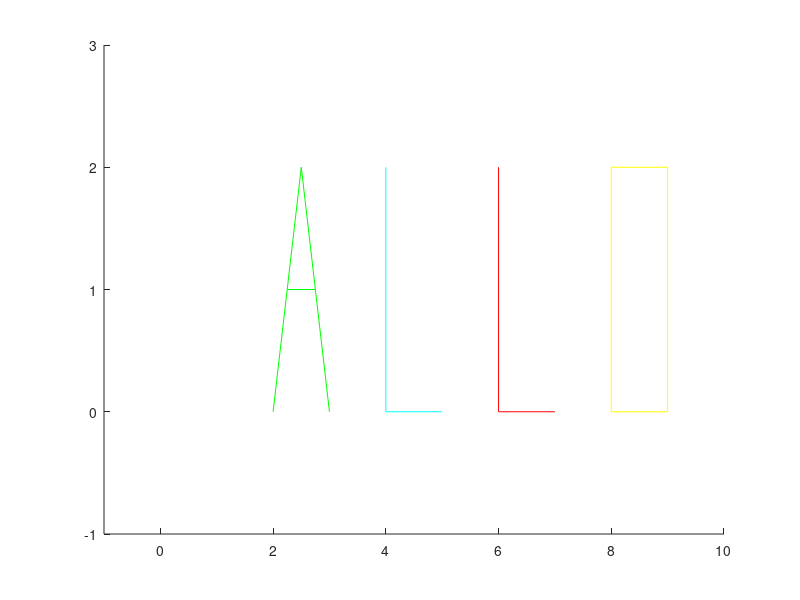

MATLAB code for this plot:
XH = [0 0 1; 0 1 1];
YH = [0 1 0; 2 1 2];

%XE = [0 0 0 0; 0 1 1 .5];
%YE = [0 0 2 1; 2 0 2 1];
XE = [0 .25 .5; .5 .75 1];
YE = [0 1 2; 2 1 0];

XL = [0 0; 0 1];
YL = [0 0; 2 0];

XO = [0 0 0 1; 0 1 1 1];
YO = [0 0 2 0; 2 0 2 2];

figure; hold on;
axis([-1 10 -1 3]);
%plot(XH, YH, 'b');
plot(XE+2*ones(size(XE)), YE, 'g');
plot(XL+4*ones(size(XL)), YL, 'c');
plot(XL+6*ones(size(XL)), YL, 'r');
plot(XO+8*ones(size(XO)), YO, 'y');